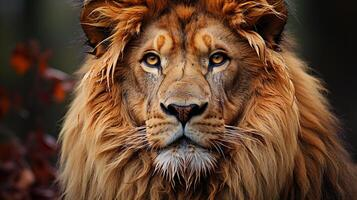
#> input picture images/lion.jpg, 357 x 200 px
$ jupyter execute Image_gradients.ipynb
#> lines starting #> are read from the running program, lines starting #| are printed output that depends on the picture; after the words box and inside, x2 and y2 are one past the last pixel; in counts of white or black regions, pixels touching at a corner belong together
[cell 1]
import cv2 as cv
import numpy as np

[cell 2]

img = cv.imread('images/lion.jpg', cv.IMREAD_GRAYSCALE)
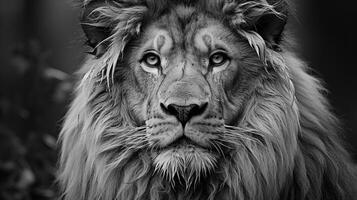
#> img: shape (200, 357); min 0, max 237, mean 74

laplacian = cv.Laplacian(img,cv.CV_64F)
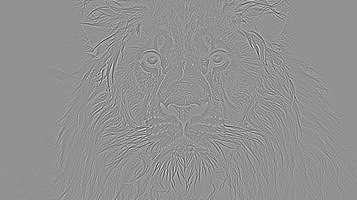
#> laplacian: shape (200, 357) float64; min -523, max 391, mean 0; drawn with min black and max white
cv.imshow("laplacian",laplacian)
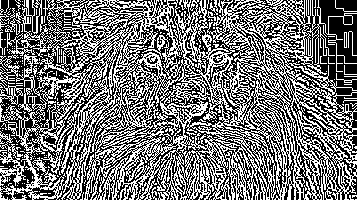
#> window 'laplacian': shape (200, 357); 45.8% white in thin lines or dots

sobelx = cv.Sobel(img,cv.CV_64F,1,0,ksize=5)
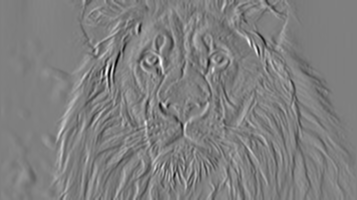
#> sobelx: shape (200, 357) float64; min -9071, max 9058, mean -0.7; drawn with min black and max white
cv.imshow("sobelx",sobelx)
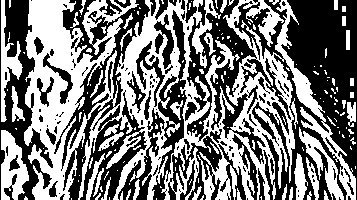
#> window 'sobelx': shape (200, 357); 48.3% white; 173 white regions (126 under 20 px), largest, box (x1, y1, x2, y2) and area: (24, 0, 356, 200) 27217, (1, 130, 29, 200) 1154, (1, 0, 23, 122) 894

sobely = cv.Sobel(img,cv.CV_64F,0,1,ksize=5)
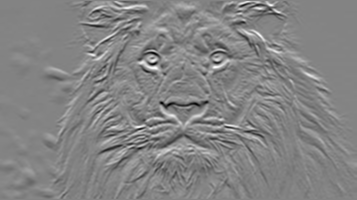
#> sobely: shape (200, 357) float64; min -7455, max 6951, mean 0.5; drawn with min black and max white
cv.imshow("sobely",sobely)
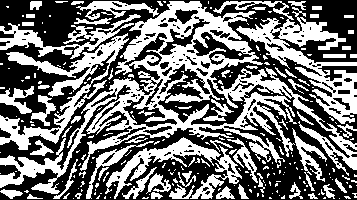
#> window 'sobely': shape (200, 357); 45.5% white; 258 white regions (189 under 20 px), largest, box (x1, y1, x2, y2) and area: (0, 1, 357, 194) 13943, (213, 1, 357, 124) 4238, (0, 33, 129, 150) 3163

cv.imshow("Original,img",img)
cv.waitKey(0)

$ run again, with images/bridge.jpeg copied over images/lion.jpg
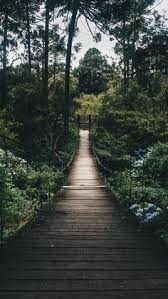
#> input picture images/bridge.jpeg, 168 x 299 px
#> `cv.imshow("laplacian",laplacian)`:
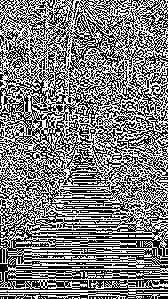
#> window 'laplacian': shape (299, 168); 49.2% white in thin lines or dots
#> `cv.imshow("sobely",sobely)`:
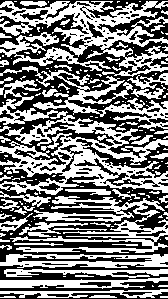
#> window 'sobely': shape (299, 168); 48.9% white; 170 white regions (117 under 20 px), largest, box (x1, y1, x2, y2) and area: (0, 80, 168, 195) 6360, (0, 1, 168, 77) 4346, (10, 196, 168, 253) 3022

$ run again, with images/forest.jpeg copied over images/lion.jpg
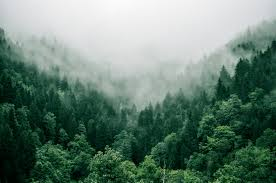
#> input picture images/forest.jpeg, 276 x 183 px
#> `cv.imshow("laplacian",laplacian)`:
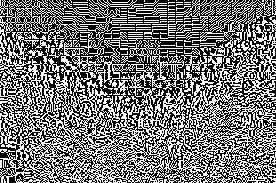
#> window 'laplacian': shape (183, 276); 45.9% white in thin lines or dots
#> `cv.imshow("sobely",sobely)`:
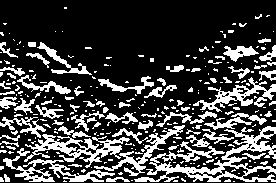
#> window 'sobely': shape (183, 276); 25.6% white; 274 white regions (204 under 20 px), largest, box (x1, y1, x2, y2) and area: (134, 126, 276, 182) 2364, (24, 134, 130, 168) 1190, (3, 148, 115, 182) 951
